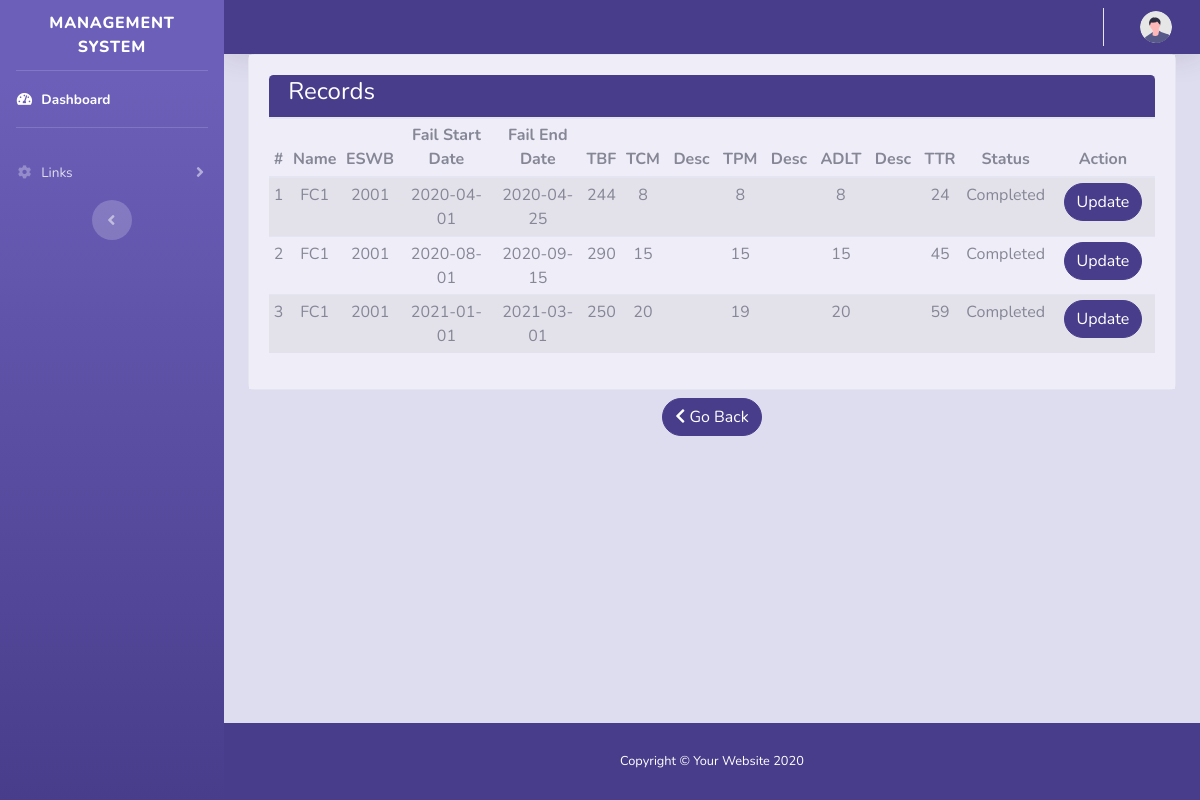
/Manager/show_records/4, run on the app's committed database.
### tables this page shows
CREATE TABLE `controller_data_detail` (
  `id` bigint(20) NOT NULL,
  `Controller_Data_ID` bigint(20) NOT NULL,
  `Failure_start_date` date,
  `Failure_end_date` date,  
  `TBF` INT DEFAULT NULL,
  `TCM` INT DEFAULT NULL,
  `TCM_Desc` varchar(1000) DEFAULT NULL,
  `TPM` INT DEFAULT NULL,
  `TPM_Desc` varchar(1000) DEFAULT NULL,
  `ADLT` INT DEFAULT NULL,
  `ADLT_Desc` varchar(1000) DEFAULT NULL,
  `TTR` INT DEFAULT NULL,
  `RegDate` date DEFAULT current_timestamp(),
  `Status` varchar(15)
);

CREATE TABLE `controller_data` (
  `ID` bigint(20) NOT NULL,
  `Controller_type` varchar(30) NOT NULL,
  `Controller_Name` varchar(30) NOT NULL,
  `Controller_Code` varchar(30),
  `Ship_ID` bigint(20),
  `ESWB` varchar(30) NOT NULL,
  `Includes` varchar(50) DEFAULT NULL,
  `Not_Includes` varchar(50) DEFAULT NULL,
  `Associated_Equipment` varchar(50) DEFAULT NULL,
  `MTBF` decimal(8,2) DEFAULT NULL,
  `MTTR` decimal(8,2) DEFAULT NULL,
  `Availability` decimal(8,2) DEFAULT NULL,
  `Reliability` decimal(8,2) DEFAULT NULL,
  `Default_Reliability` decimal(8,2) DEFAULT 0.00,
  `Comission_date` date DEFAULT NULL,
  `Total_Equipped` int
);

### application/controllers/Manager.php (called while the page is built, shortened)
<?php if (!defined('BASEPATH')) exit('No direct script access allowed');
class Manager extends CI_Controller
{
    public function show_records($id = NULL)
    {
        $this->db->select('cd.Controller_Name, cd.ESWB,cdd.*');
        $this->db->from('controller_data cd');
        $this->db->join('controller_data_detail cdd', 'cd.id = cdd.Controller_Data_ID');
        $this->db->where('cdd.Controller_Data_ID', $id);
        $data['controller_detail_records'] = $this->db->get()->result_array();
        $this->load->view('manager/data_records', $data);
    }
}

### index.php (called while the page is built, shortened)
<?php
require_once BASEPATH.'core/CodeIgniter.php';

### application/views/manager/data_records.php (the view, shortened to what this page needs)
<div class="container">
    <div class="card">
        <div class="card-body bg-custom3">
            <div id="table_div">
                <?php if (isset($controller_detail_records)) {
                    if (count($controller_detail_records) > 0) { ?>
                        <div class="card-header bg-custom1">
                            <h1 class="h4 text-white">Records</h1>
                        </div>
                        <table id="datatable" class="table table-sm table-striped text-center">
                            <thead>
                                <tr>
                                    <th scope="col">#</th>
                                    <th scope="col">Name</th>
                                    <th scope="col">ESWB</th>
                                    <th scope="col">Fail Start Date</th>
                                    <th scope="col">Fail End Date</th>
                                    <th scope="col">TBF</th>
                                    <th scope="col">TCM</th>
                                    <th scope="col">Desc</th>
                                    <th scope="col">TPM</th>
                                    <th scope="col">Desc</th>
                                    <th scope="col">ADLT</th>
                                    <th scope="col">Desc</th>
                                    <th scope="col">TTR</th>
                                    <th scope="col">Status</th>
                                    <th scope="col">Action</th>
                                </tr>
                            </thead>
                            <tbody>
                                <?php $count = 0;
                                foreach ($controller_detail_records as $data) { ?>
                                    <tr style="<?php if($data['Status'] =="In Progress") {echo 'background-color:#ffcccb;font-weight: bold';}?>">
                                        <td scope="row"><?= ++$count; ?></td>
                                        <td scope="row"><?= $data['Controller_Name']; ?></td>
                                        <td scope="row"><?= $data['ESWB']; ?></td>
                                        <td scope="row" style="width:600px;"><?= $data['Failure_start_date']; ?></td>
                                        <td scope="row" style="width:500px;"><?= $data['Failure_end_date']; ?></td>
                                        <td scope="row"><?= $data['TBF']; ?></td>
                                        <td scope="row"><?= $data['TCM']; ?></td>
                                        <td scope="row" id="tcm_desc" style="width:150px; scroll;"value="<?= $data['TCM_Desc']; ?>"><?= $data['TCM_Desc']; ?></td>
                                        <td scope="row"><?= $data['TPM']; ?></td>
                                        <td scope="row" style="width:150px;"><?= $data['TPM_Desc']; ?></td>
                                        <td scope="row"><?= $data['ADLT']; ?></td>
                                        <td scope="row" style="width:150px;"><?= $data['ADLT_Desc']; ?></td>
                                        <td scope="row"><?= $data['TTR']; ?></td>
                                        <td scope="row" style="width:120px;<?php if($data['Status'] =="In Progress") {echo 'color:red';}?>" ><?= $data['Status']; ?></td>
                                        <td scope="row" style="width:300px;">
                                           <a class="btn btn-primary rounded-pill text-sm" href="<?= base_url(); ?>manager/update_details/<?= $data['id']; ?>">Update</a>
                                        </td>
                                    </tr>
                                <?php } ?>
                            </tbody>
                        </table>
                    <?php } else { ?>
                        <div class="card-header">
                            <h1 class="h4 text-gray-900">No Data Available yet</h1>
                        </div>
                    <?php }
                } else { ?>
                    <a> No Record Selected. </a>
                <?php  } ?>
            </div>
        </div>
    </div>
    <div class="form-group row justify-content-center my-2">
        <a class="btn btn-primary rounded-pill" id="abc" href="<?= base_url(); ?>manager"><i class="fas fa-chevron-left"></i> Go Back</a>
    </div>
</div>
</div>

### data on the page
controller_data_detail: controller_data.Controller_Name "FC1", controller_data.ESWB "2001", Failure_start_date "2020-04-01", Failure_end_date "2020-04-25", TBF "244", TCM "8", TPM "8", ADLT "8", TTR "24", Status "Completed"
controller_data_detail: controller_data.Controller_Name "FC1", controller_data.ESWB "2001", Failure_start_date "2020-08-01", Failure_end_date "2020-09-15", TBF "290", TCM "15", TPM "15", ADLT "15", TTR "45", Status "Completed"
controller_data_detail: controller_data.Controller_Name "FC1", controller_data.ESWB "2001", Failure_start_date "2021-01-01", Failure_end_date "2021-03-01", TBF "250", TCM "20", TPM "19", ADLT "20", TTR "59", Status "Completed"
